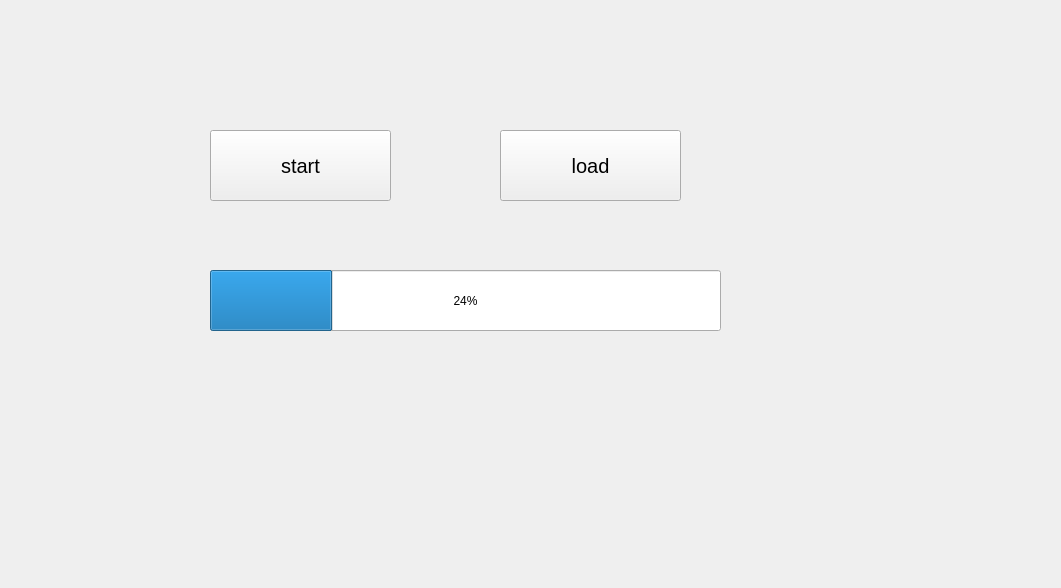
<?xml version="1.0" encoding="UTF-8"?>
<ui version="4.0">
 <class>ToolCalibration</class>
 <widget class="QWidget" name="ToolCalibration">
  <property name="geometry">
   <rect>
    <x>0</x>
    <y>0</y>
    <width>1061</width>
    <height>588</height>
   </rect>
  </property>
  <property name="windowTitle">
   <string>Form</string>
  </property>
  <widget class="QPushButton" name="startButton">
   <property name="geometry">
    <rect>
     <x>210</x>
     <y>130</y>
     <width>181</width>
     <height>71</height>
    </rect>
   </property>
   <property name="font">
    <font>
     <pointsize>15</pointsize>
    </font>
   </property>
   <property name="text">
    <string>start</string>
   </property>
  </widget>
  <widget class="QProgressBar" name="progressBar">
   <property name="geometry">
    <rect>
     <x>210</x>
     <y>270</y>
     <width>511</width>
     <height>61</height>
    </rect>
   </property>
   <property name="value">
    <number>24</number>
   </property>
  </widget>
  <widget class="QPushButton" name="loadButton">
   <property name="geometry">
    <rect>
     <x>500</x>
     <y>130</y>
     <width>181</width>
     <height>71</height>
    </rect>
   </property>
   <property name="font">
    <font>
     <pointsize>15</pointsize>
    </font>
   </property>
   <property name="text">
    <string>load</string>
   </property>
  </widget>
 </widget>
 <resources/>
 <connections/>
</ui>
